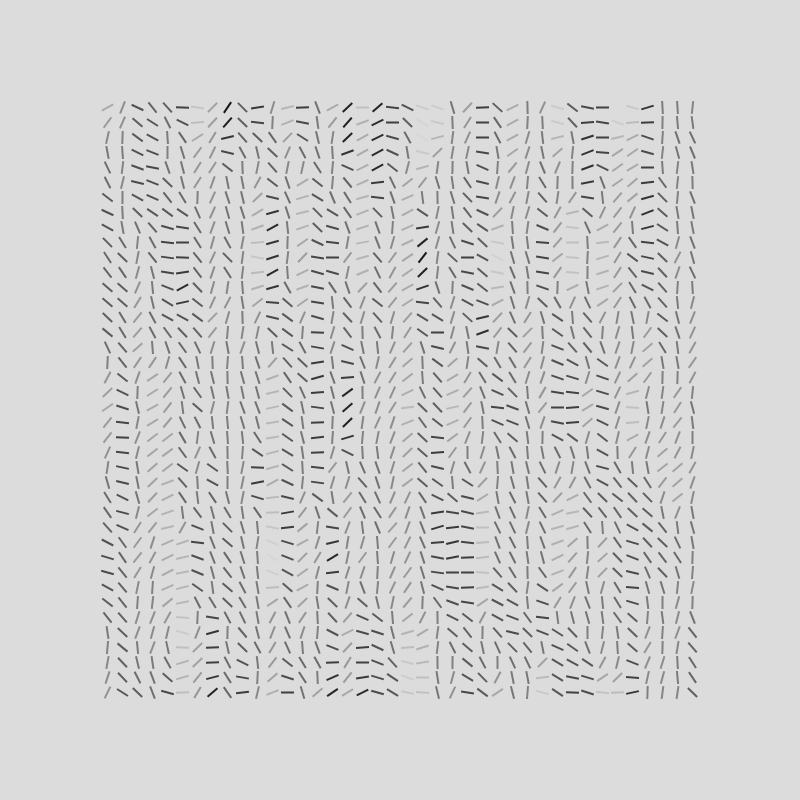
Frame 1 (no input)
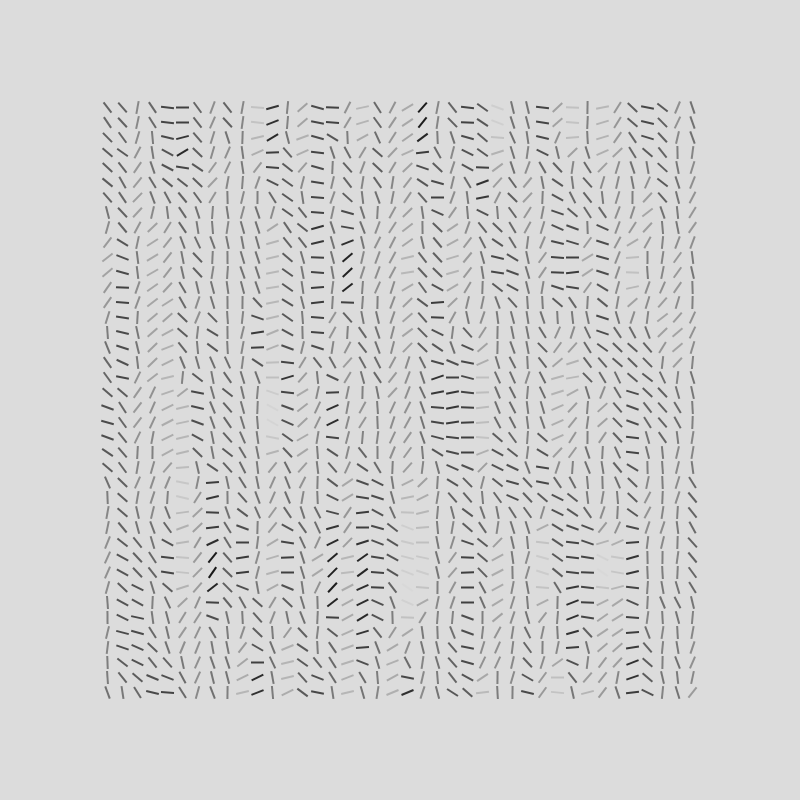
Frame 60 (no input)
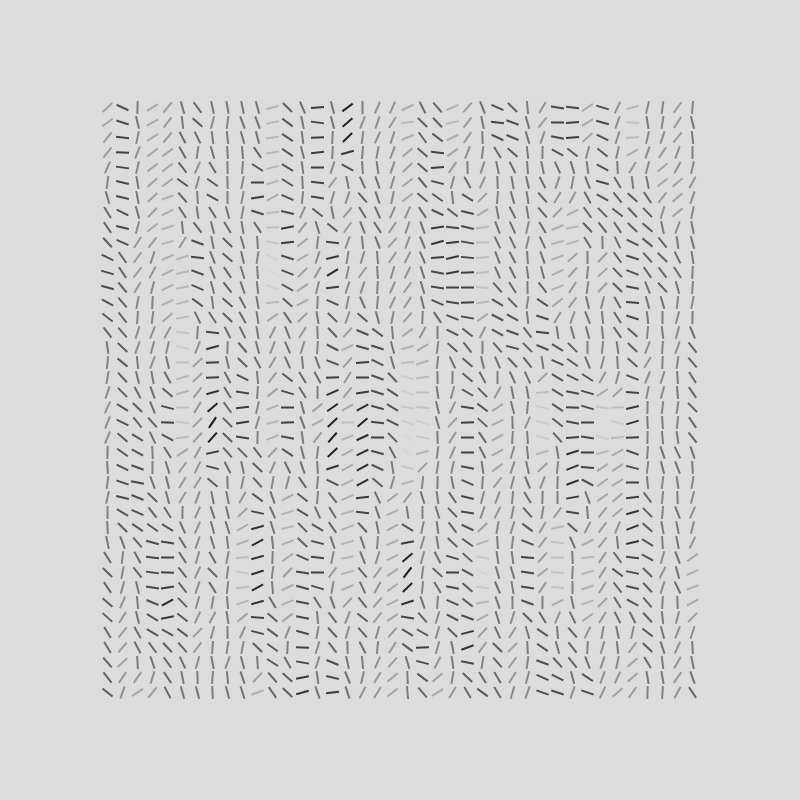
Frame 120 (the mouse pressed at the canvas centre since frame 60)

The p5.js sketch that drew these frames (run headless with seeded random() and noise() and a simulated clock; from frame 60 on, the mouse is pressed at the canvas centre):

// p5.js sketch
// ── sketch.js
let columns = 40;
let rows = 40;
let margin = 100;
let xoff;
let xoffStart = 0;
let inc = 0.1;

function setup() {
  createCanvas(800, 800);
  sizex = (width - margin*2)/columns;
  sizey = (height - margin*2)/rows;
}

function draw() {
  // background(220); 

  xoff = xoffStart;

  background(220);

  for (let i = 0; i < columns; i++) {
    for (let j = 0; j < rows; j++) {
        let centerx = i*sizex + sizex/2;
        let centery = j*sizey + sizey/2;

        let n = map(noise(xoff), 0, 1, 0, TWO_PI);

        noStroke();
        let c = map(noise(xoff), 0, 1, 0, 255);
        fill(c);

        push();
        translate(centerx + margin, centery + margin)
        rotate(n);
        // scale(n*2)
        rectMode(CENTER);
        rect(0, 0, 2, sizey - 2);
        pop();

        xoffStart += 0.00001;
        xoff += inc;

    }
  }
}
